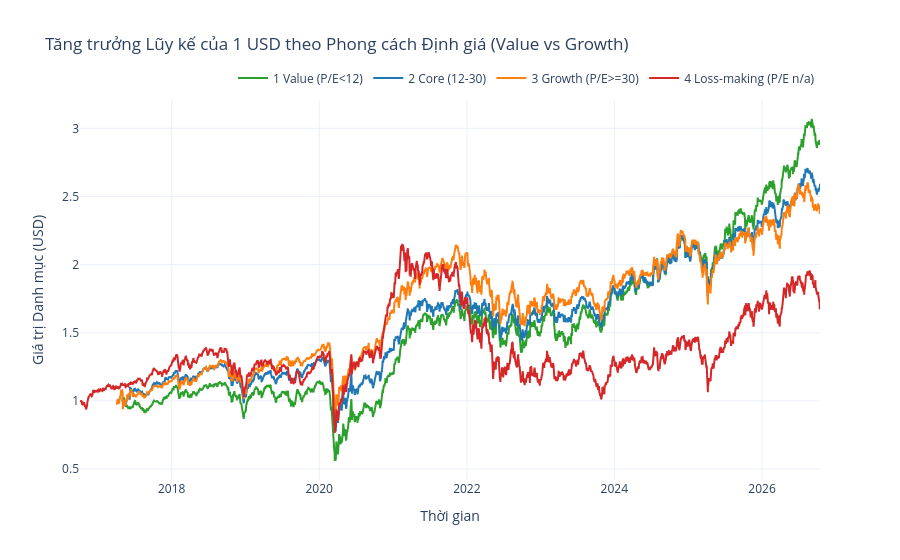

Notebook cell for this chart:
### Code cell
fig5 = go.Figure()
colors_style = {
    '1 Value (P/E<12)': '#2ca02c',
    '2 Core (12-30)': '#1f77b4',
    '3 Growth (P/E>=30)': '#ff7f0e',
    '4 Loss-making (P/E n/a)': '#d62728'
}
for bucket in sorted(df_style['bucket'].unique()):
    df_b = df_style[df_style['bucket'] == bucket]
    fig5.add_trace(go.Scatter(
        x=df_b['date'],
        y=df_b['growth_of_1'],
        name=bucket,
        line=dict(color=colors_style.get(bucket, '#333333'), width=2)
    ))
fig5.update_layout(
    title='Tăng trưởng Lũy kế của 1 USD theo Phong cách Định giá (Value vs Growth)',
    xaxis_title='Thời gian',
    yaxis_title='Giá trị Danh mục (USD)',
    template='plotly_white',
    hovermode='x unified',
    legend=dict(orientation='h', yanchor='bottom', y=1.02, xanchor='right', x=1)
)
fig5.show()

### Figure 1 — Plotly figure (JSON) as saved in the notebook; plotly's stock layout.template omitted (floating-point values rounded to 4 significant figures; data arrays with more than 128 entries replaced by an {"elided": "..."} marker saying what was removed)
{"data": [{"line": {"color": "#2ca02c", "width": 2}, "name": "1 Value (P/E<12)", "type": "scatter", "x": {"elided": "2380 str values"}, "y": {"elided": "2380 float values"}}, {"line": {"color": "#1f77b4", "width": 2}, "name": "2 Core (12-30)", "type": "scatter", "x": {"elided": "2379 str values"}, "y": {"elided": "2379 float values"}}, {"line": {"color": "#ff7f0e", "width": 2}, "name": "3 Growth (P/E>=30)", "type": "scatter", "x": {"elided": "2398 str values"}, "y": {"elided": "2398 float values"}}, {"line": {"color": "#d62728", "width": 2}, "name": "4 Loss-making (P/E n/a)", "type": "scatter", "x": {"elided": "2522 str values"}, "y": {"elided": "2522 float values"}}], "layout": {"hovermode": "x unified", "legend": {"orientation": "h", "x": 1, "xanchor": "right", "y": 1.02, "yanchor": "bottom"}, "title": {"text": "Tăng trưởng Lũy kế của 1 USD theo Phong cách Định giá (Value vs Growth)"}, "xaxis": {"title": {"text": "Thời gian"}}, "yaxis": {"title": {"text": "Giá trị Danh mục (USD)"}}}}
